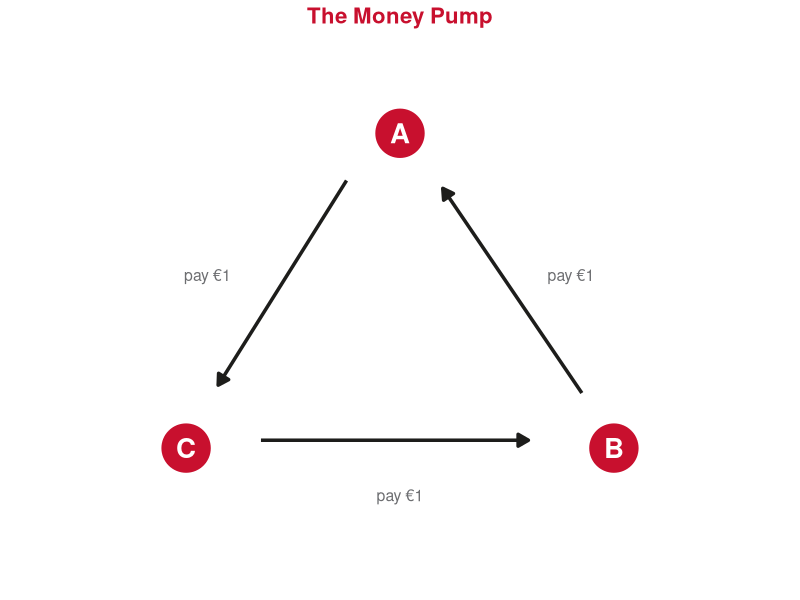
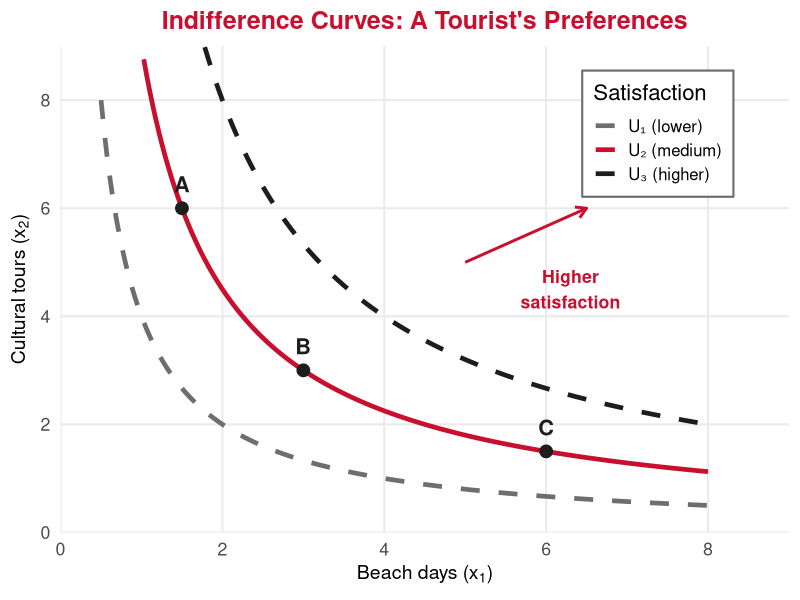
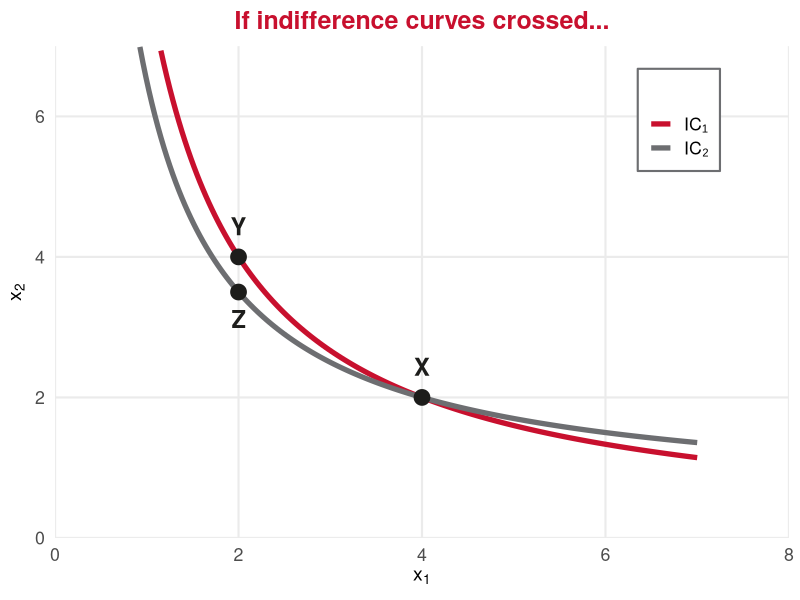
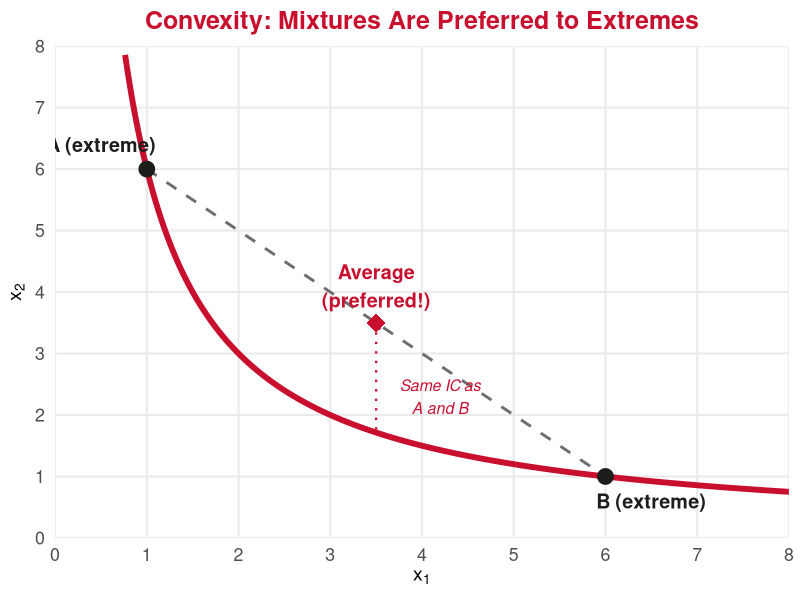
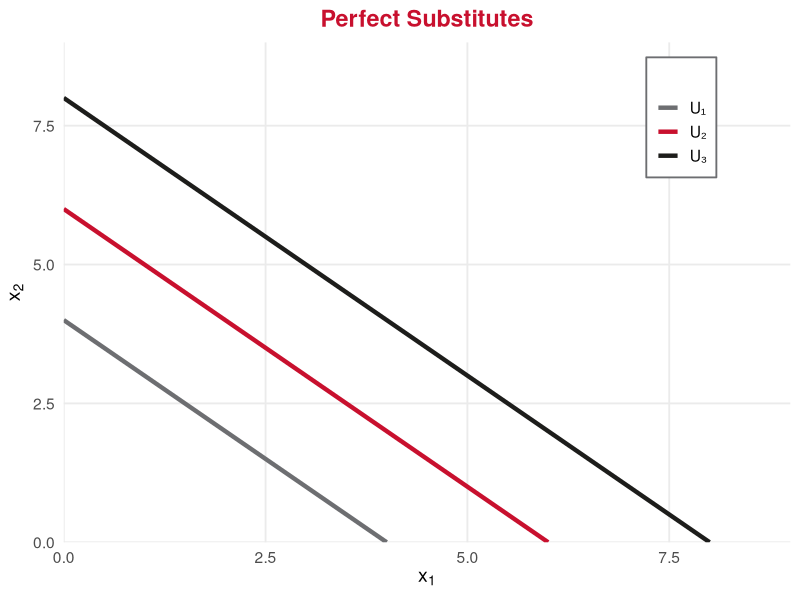
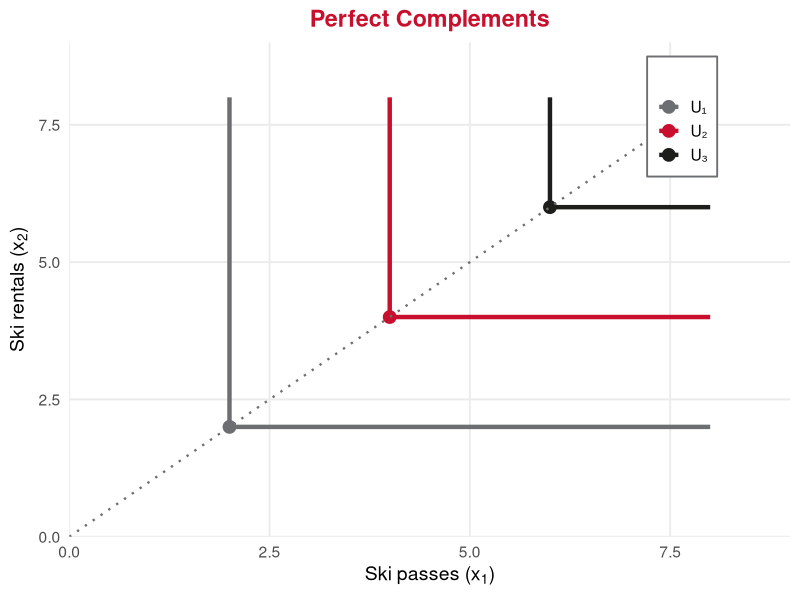

Generate these figures, in order, with R:
## ---- chunk 1
#| echo: false
#| message: false
#| warning: false

library(ggplot2)
library(dplyr)
library(tidyverse)

# Define UE brand colors
ue_red <- "#C8102E"
ue_black <- "#1D1D1B"
ue_gray <- "#6D6E71"
ue_white <- "#FFFFFF"
## ---- chunk 2
#| echo: false
#| warning: false
#| fig-width: 5
#| fig-height: 4
#| fig-align: center

# Money pump cycle diagram
df_cycle <- data.frame(
  x = c(2, 4, 3),
  y = c(1, 1, 3),
  label = c("C", "B", "A")
)

ggplot(df_cycle, aes(x = x, y = y)) +
  geom_point(size = 16, color = ue_red) +
  geom_text(aes(label = label), color = "white", size = 7, fontface = "bold") +
  # Arrows: C -> B
  annotate("segment", x = 2.35, y = 1.05, xend = 3.6, yend = 1.05,
           arrow = arrow(length = unit(0.3, "cm"), type = "closed"),
           color = ue_black, linewidth = 1.2) +
  annotate("text", x = 3, y = 0.7, label = "pay €1", size = 4, color = ue_gray) +
  # B -> A
  annotate("segment", x = 3.85, y = 1.35, xend = 3.2, yend = 2.65,
           arrow = arrow(length = unit(0.3, "cm"), type = "closed"),
           color = ue_black, linewidth = 1.2) +
  annotate("text", x = 3.8, y = 2.1, label = "pay €1", size = 4, color = ue_gray) +
  # A -> C
  annotate("segment", x = 2.75, y = 2.7, xend = 2.15, yend = 1.4,
           arrow = arrow(length = unit(0.3, "cm"), type = "closed"),
           color = ue_black, linewidth = 1.2) +
  annotate("text", x = 2.1, y = 2.1, label = "pay €1", size = 4, color = ue_gray) +
  xlim(1.3, 4.7) + ylim(0.2, 3.5) +
  theme_void() +
  labs(title = "The Money Pump") +
  theme(plot.title = element_text(color = ue_red, face = "bold",
                                   hjust = 0.5, size = 16))
## ---- chunk 3
#| echo: false
#| warning: false
#| fig-width: 11
#| fig-height: 5.5
#| fig-align: center

# Standard convex indifference curves (Cobb-Douglas style: x2 = k/x1)
x1_vals <- seq(0.5, 8, length.out = 200)

df_ic <- bind_rows(
  data.frame(x1 = x1_vals, x2 = 4 / x1_vals, curve = "U₁ (lower)"),
  data.frame(x1 = x1_vals, x2 = 9 / x1_vals, curve = "U₂ (medium)"),
  data.frame(x1 = x1_vals, x2 = 16 / x1_vals, curve = "U₃ (higher)")
)

# Points on U2
pts <- data.frame(
  x1 = c(1.5, 3, 6),
  x2 = c(6, 3, 1.5),
  label = c("A", "B", "C")
)

ggplot() +
  geom_line(data = df_ic, aes(x = x1, y = x2, color = curve, linetype = curve),
            linewidth = 1.6) +
  geom_point(data = pts, aes(x = x1, y = x2), size = 4, color = ue_black) +
  geom_text(data = pts, aes(x = x1, y = x2, label = label),
            vjust = -1, size = 5.5, fontface = "bold", color = ue_black) +
  scale_color_manual(values = c(ue_gray, ue_red, ue_black)) +
  scale_linetype_manual(values = c("dashed", "solid", "dashed")) +
  annotate("segment", x = 5, y = 5, xend = 6.5, yend = 6,
           arrow = arrow(length = unit(0.3, "cm")), color = ue_red, linewidth = 1) +
  annotate("text", x = 6.3, y = 4.5, label = "Higher\nsatisfaction", size = 4.5,
           color = ue_red, fontface = "bold") +
  scale_x_continuous(limits = c(0, 9), expand = c(0, 0),
                     breaks = seq(0, 8, 2)) +
  scale_y_continuous(limits = c(0, 9), expand = c(0, 0),
                     breaks = seq(0, 8, 2)) +
  labs(x = expression("Beach days (" * x[1] * ")"),
       y = expression("Cultural tours (" * x[2] * ")"),
       title = "Indifference Curves: A Tourist's Preferences",
       color = "Satisfaction", linetype = "Satisfaction") +
  theme_minimal(base_size = 16) +
  theme(
    plot.title = element_text(color = ue_red, face = "bold", hjust = 0.5, size = 18),
    axis.title = element_text(face = "bold", size = 14),
    legend.position = c(0.82, 0.82),
    legend.background = element_rect(fill = "white", color = ue_gray),
    legend.text = element_text(size = 12),
    panel.grid.minor = element_blank()
  )
## ---- chunk 4
#| echo: false
#| warning: false
#| fig-width: 9
#| fig-height: 4.5
#| fig-align: center

# Two crossing indifference curves - showing the contradiction
x1_v <- seq(0.5, 7, length.out = 200)

df_cross <- bind_rows(
  data.frame(x1 = x1_v, x2 = 8 / x1_v, curve = "IC₁"),
  data.frame(x1 = x1_v, x2 = 1.5 + 6 / x1_v, curve = "IC₂")
)

# Crossing point approx at x1=3, x2=8/3≈2.67 and 1.5+6/3=3.5 -- not exact
# Better: use x2 = 8/x1 and x2 = 12/x1 + a shift to create a clear cross
# Simpler approach: IC1: x2 = 12/x1, IC2 shifted to cross
# Let me use: IC1: x2=8/x1, IC2: x2=0.5+6/x1. Cross at 8/x1=0.5+6/x1 -> 2/x1=0.5 -> x1=4, x2=2
df_cross <- bind_rows(
  data.frame(x1 = x1_v, x2 = 8 / x1_v, curve = "IC₁"),
  data.frame(x1 = x1_v, x2 = 0.5 + 6 / x1_v, curve = "IC₂")
)

# Cross at (4, 2). Pick X=(4,2) on both, Y on IC1 only, Z on IC2 only
# IC1 at x1=2: x2=4. IC2 at x1=2: x2=0.5+3=3.5.
# So Y=(2,4) on IC1, Z=(2,3.5) on IC2
cross_pts <- data.frame(
  x1 = c(4, 2, 2),
  x2 = c(2, 4, 3.5),
  label = c("X", "Y", "Z")
)

ggplot() +
  geom_line(data = df_cross, aes(x = x1, y = x2, color = curve),
            linewidth = 1.8) +
  geom_point(data = cross_pts, aes(x = x1, y = x2),
             size = 5, color = ue_black) +
    geom_text(
    data = cross_pts,
    aes(
      x = x1, y = x2, label = label,
      vjust = ifelse(label == "Z", 2, -1.2)  # Z below, others above
    ),
    size = 6, fontface = "bold", color = ue_black
  ) +
  scale_color_manual(values = c(ue_red, ue_gray)) +
  scale_x_continuous(limits = c(0, 8), expand = c(0, 0)) +
  scale_y_continuous(limits = c(0, 7), expand = c(0, 0)) +
  labs(x = expression(x[1]), y = expression(x[2]),
       title = "If indifference curves crossed...",
       color = "") +
  theme_minimal(base_size = 16) +
  theme(
    plot.title = element_text(color = ue_red, face = "bold", hjust = 0.5, size = 18),
    axis.title = element_text(face = "bold", size = 14),
    legend.position = c(0.85, 0.85),
    legend.background = element_rect(fill = "white", color = ue_gray),
    panel.grid.minor = element_blank()
  )
## ---- chunk 5
#| echo: false
#| warning: false
#| fig-width: 11
#| fig-height: 5
#| fig-align: center

# Show convexity: average of two extreme points is preferred
x1_cv <- seq(0.3, 8, length.out = 300)
ic_cv <- 6 / x1_cv  # IC through (1,6) and (6,1)

df_cv <- data.frame(x1 = x1_cv, x2 = ic_cv)

# Extreme points on the curve
pt_A <- data.frame(x1 = 1, x2 = 6)
pt_B <- data.frame(x1 = 6, x2 = 1)
# Average point
pt_avg <- data.frame(x1 = 3.5, x2 = 3.5)

ggplot() +
  geom_line(data = df_cv, aes(x = x1, y = x2), color = ue_red, linewidth = 2) +
  # Dashed line connecting A and B
  geom_segment(aes(x = 1, y = 6, xend = 6, yend = 1),
               linetype = "dashed", color = ue_gray, linewidth = 1) +
  # Points
  geom_point(data = pt_A, aes(x = x1, y = x2), size = 5, color = ue_black) +
  geom_point(data = pt_B, aes(x = x1, y = x2), size = 5, color = ue_black) +
  geom_point(data = pt_avg, aes(x = x1, y = x2), size = 6, color = ue_red,
             shape = 18) +
  # Labels
  annotate("text", x = 0.5, y = 6.4, label = "A (extreme)", size = 5,
           fontface = "bold", color = ue_black) +
  annotate("text", x = 6.5, y = 0.6, label = "B (extreme)", size = 5,
           fontface = "bold", color = ue_black) +
  annotate("text", x = 3.5, y = 4.1, label = "Average\n(preferred!)", size = 5,
           fontface = "bold", color = ue_red) +
  # Arrow to show "above the IC"
  annotate("segment", x = 3.5, y = 3.5, xend = 3.5, yend = 6/3.5,
           arrow = arrow(length = unit(0.2, "cm"), ends = "first"),
           color = ue_red, linewidth = 0.8, linetype = "dotted") +
  annotate("text", x = 4.2, y = 2.3, label = "Same IC as\nA and B", size = 4,
           color = ue_red, fontface = "italic") +
  scale_x_continuous(limits = c(0, 8), expand = c(0, 0), breaks = 0:8) +
  scale_y_continuous(limits = c(0, 8), expand = c(0, 0), breaks = 0:8) +
  labs(x = expression(x[1]), y = expression(x[2]),
       title = "Convexity: Mixtures Are Preferred to Extremes") +
  theme_minimal(base_size = 16) +
  theme(
    plot.title = element_text(color = ue_red, face = "bold", hjust = 0.5, size = 18),
    axis.title = element_text(face = "bold", size = 14),
    panel.grid.minor = element_blank()
  )
## ---- chunk 6
#| echo: false
#| warning: false
#| fig-width: 5
#| fig-height: 4.5
#| fig-align: center

df_ps <- bind_rows(
  data.frame(x1 = c(0, 4), x2 = c(4, 0), ic = "U₁"),
  data.frame(x1 = c(0, 6), x2 = c(6, 0), ic = "U₂"),
  data.frame(x1 = c(0, 8), x2 = c(8, 0), ic = "U₃")
)

ggplot(df_ps, aes(x = x1, y = x2, color = ic)) +
  geom_line(linewidth = 1.5) +
  scale_color_manual(values = c(ue_gray, ue_red, ue_black)) +
  scale_x_continuous(limits = c(0, 9), expand = c(0, 0)) +
  scale_y_continuous(limits = c(0, 9), expand = c(0, 0)) +
  labs(x = expression(x[1]), y = expression(x[2]),
       title = "Perfect Substitutes", color = "") +
  theme_minimal(base_size = 14) +
  theme(
    plot.title = element_text(color = ue_red, face = "bold", hjust = 0.5),
    axis.title = element_text(face = "bold"),
    legend.position = c(0.85, 0.85),
    legend.background = element_rect(fill = "white", color = ue_gray),
    panel.grid.minor = element_blank()
  )
## ---- chunk 7
#| echo: false
#| warning: false
#| fig-width: 5
#| fig-height: 4.5
#| fig-align: center

# L-shaped indifference curves
df_pc <- bind_rows(
  # U1: kink at (2,2)
  data.frame(x1 = c(2, 2), x2 = c(8, 2), seg = "v1", ic = "U₁"),
  data.frame(x1 = c(2, 8), x2 = c(2, 2), seg = "h1", ic = "U₁"),
  # U2: kink at (4,4)
  data.frame(x1 = c(4, 4), x2 = c(8, 4), seg = "v2", ic = "U₂"),
  data.frame(x1 = c(4, 8), x2 = c(4, 4), seg = "h2", ic = "U₂"),
  # U3: kink at (6,6)
  data.frame(x1 = c(6, 6), x2 = c(8, 6), seg = "v3", ic = "U₃"),
  data.frame(x1 = c(6, 8), x2 = c(6, 6), seg = "h3", ic = "U₃")
)

kink_pts <- data.frame(x1 = c(2, 4, 6), x2 = c(2, 4, 6),
                        ic = c("U₁", "U₂", "U₃"))

ggplot() +
  geom_line(data = df_pc, aes(x = x1, y = x2, group = seg, color = ic),
            linewidth = 1.5) +
  geom_point(data = kink_pts, aes(x = x1, y = x2, color = ic), size = 4) +
  scale_color_manual(values = c(ue_gray, ue_red, ue_black)) +
  # 45-degree line through kinks
  geom_segment(aes(x = 0, y = 0, xend = 7.5, yend = 7.5),
               linetype = "dotted", color = ue_gray, linewidth = 0.8) +
  scale_x_continuous(limits = c(0, 9), expand = c(0, 0)) +
  scale_y_continuous(limits = c(0, 9), expand = c(0, 0)) +
  labs(x = expression("Ski passes (" * x[1] * ")"),
       y = expression("Ski rentals (" * x[2] * ")"),
       title = "Perfect Complements", color = "") +
  theme_minimal(base_size = 14) +
  theme(
    plot.title = element_text(color = ue_red, face = "bold", hjust = 0.5),
    axis.title = element_text(face = "bold"),
    legend.position = c(0.85, 0.85),
    legend.background = element_rect(fill = "white", color = ue_gray),
    panel.grid.minor = element_blank()
  )
